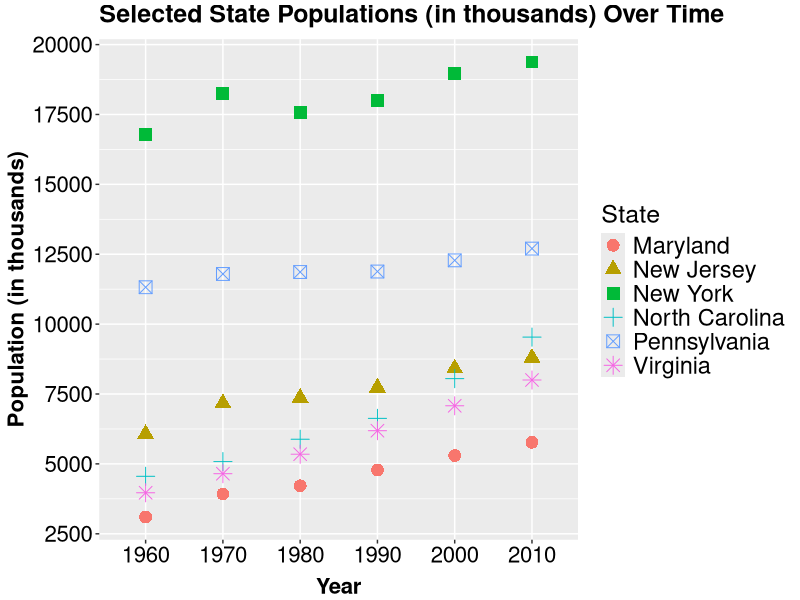

Generate this figure with R:
# This script creates a scatter plot using (a subset of) 'census_data.csv'.

# A description of 'census_data.csv' can be found in 'census_data_scrape_and_process.R'.
# To avoid an overwhelming plot, I will be using a subset of 'census_data.csv' consisting of
# all observations for 6 states (North Carolina, Maryland, New Jersey, Pennsylvania, Virginia, 
# and New York).

# Load packages.
library(data.table)
library(reshape2)
library(ggplot2)

# Load data.
census_data = data.table(read.csv('census_data.csv', 
                                  header = T, 
                                  stringsAsFactors = F, 
                                  check.names = F))

#####
# SUBSET/PROCESS DATA.

  # Remove unneeded column.
  census_data$`Area (sq. miles)` = NULL

  # Specify states of interest.
  states = c('North Carolina', 'Maryland', 'New Jersey', 'Pennsylvania', 
             'Virginia', 'New York')
  
  # Create data subset (specified above).
  census_subset = census_data[Name %in% states]
  
  # Divided population values by 1000 for easier graph viewing.
  census_subset$`1960` = census_subset$`1960` / 1000
  census_subset$`1970` = census_subset$`1970` / 1000
  census_subset$`1980` = census_subset$`1980` / 1000
  census_subset$`1990` = census_subset$`1990` / 1000
  census_subset$`2000` = census_subset$`2000` / 1000
  census_subset$`2010` = census_subset$`2010` / 1000
  
  # Melt 'census_subset' to allow creation of scatter plot.
  census_subset = melt(census_subset, 
                       id = 'Name')
  
  # Change column names of 'census_subset'.
  setnames(census_subset, 
           names(census_subset), 
           c('State', 'Year', 'Population'))

#####  
# Plot data.
ggplot(data = census_subset, 
       aes(x = Year, 
           y = Population, 
           color = State, 
           shape = State)) +
  geom_point(size = 4) +
  scale_y_continuous(breaks = seq(2500, 20000, by = 2500)) +
  theme(axis.text.x = element_text(color = 'black', 
                                   size = 16), 
        axis.text.y = element_text(color = 'black', 
                                   size = 16), 
        axis.title.x = element_text(face = 'bold', 
                                    size = 16, 
                                    vjust = -0.25), 
        axis.title.y = element_text(face = 'bold', 
                                    size = 16, 
                                    vjust = 1), 
        plot.title = element_text(face = 'bold',
                                  size = 18, 
                                  vjust = 1.5), 
        legend.title = element_text(size = 18), 
        legend.text = element_text(size = 17)) +
  ggtitle('Selected State Populations (in thousands) Over Time') +
  xlab('Year') +
  ylab('Population (in thousands)')